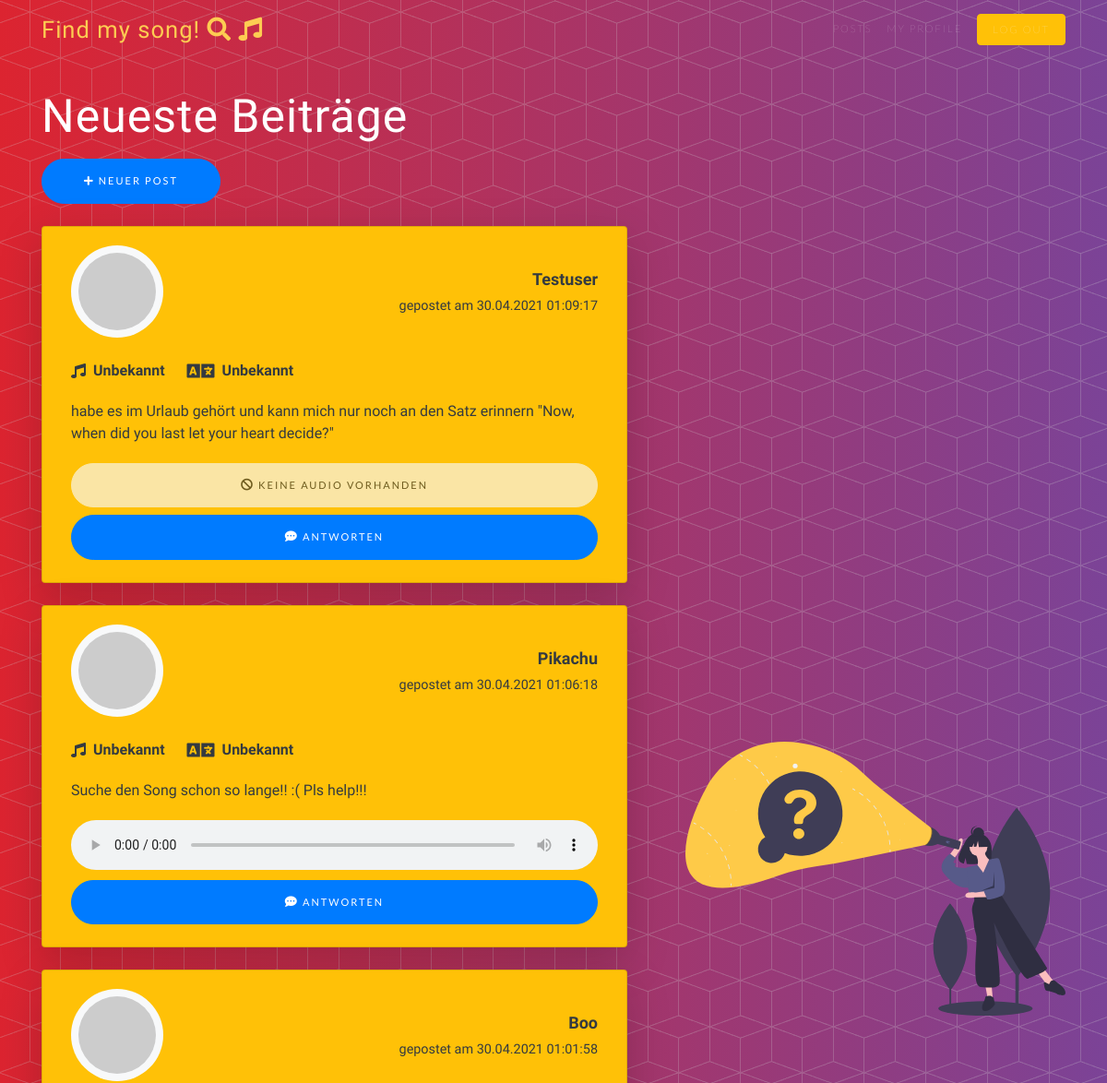
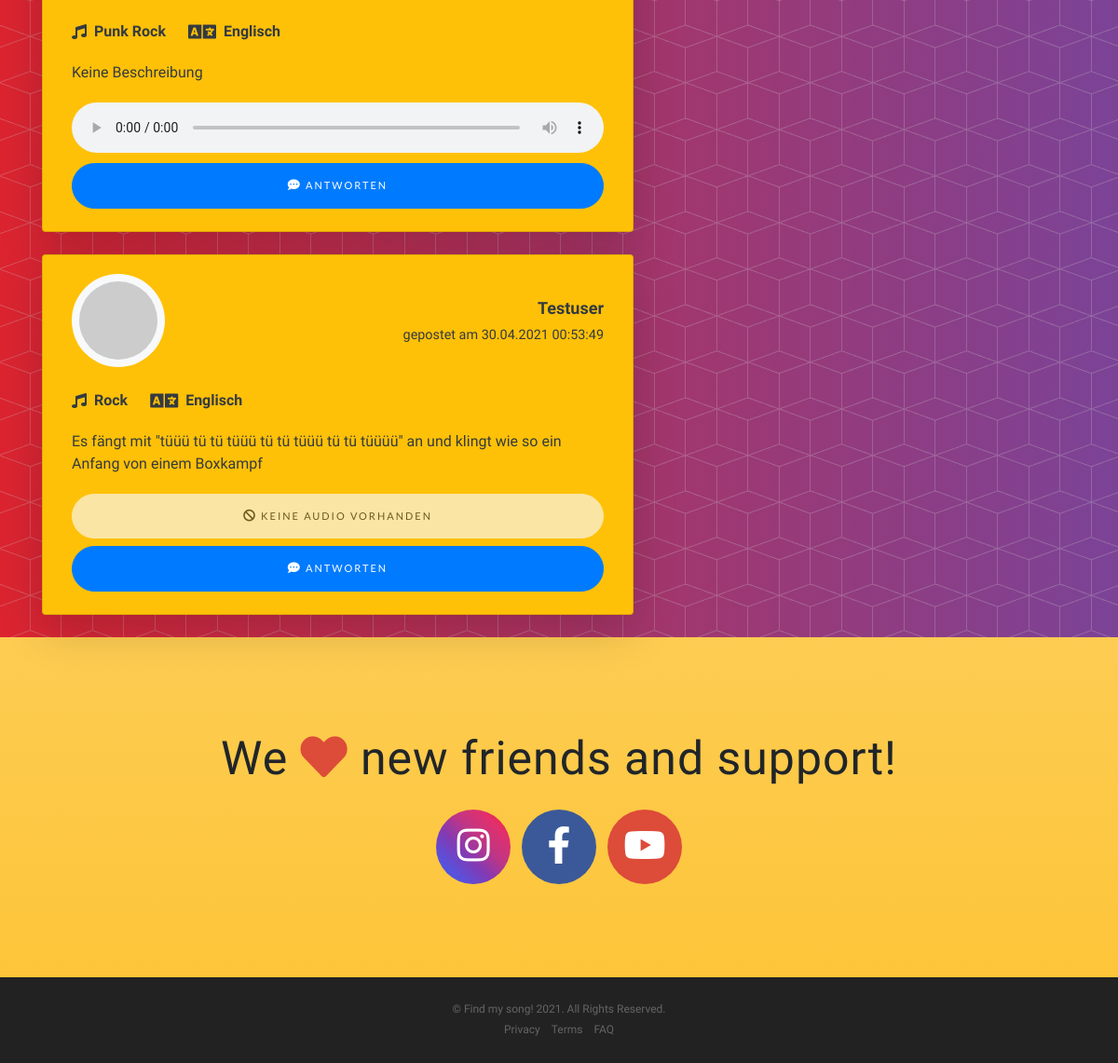
Page /forum (signed in) on the committed database (2 pictures, top to bottom).
### tables this page shows
CREATE TABLE `posts` (
  `id` int(11) NOT NULL,
  `description` text NOT NULL,
  `genre` varchar(255) NOT NULL,
  `language` varchar(255) NOT NULL,
  `audio_filename` varchar(255) NOT NULL,
  `post_date` datetime NOT NULL DEFAULT current_timestamp(),
  `username` varchar(255) NOT NULL
);

### model/Db.php (called while the page is built, shortened)
<?php
  class Db {
    protected $dbHost = 'localhost';
    protected $dbUser = 'root';
    protected $dbPass = '';
    protected $dbName = 'findmysong';
    protected $dbHandler, $dbStmt;
    public function __construct() {
      $Dsn = "mysql:host=" . $this->dbHost . ';dbname=' . $this->dbName;
      $Options = array(
        PDO::ATTR_PERSISTENT => true,
        PDO::ATTR_ERRMODE => PDO::ERRMODE_EXCEPTION
      );
      try {
        $this->dbHandler = new PDO($Dsn, $this->dbUser, $this->dbPass, $Options);
      } catch (Exception $e) {
        var_dump('Database connection failed: ' . $e->getMessage());
      }
    }
    public function query($query) {
      $this->dbStmt = $this->dbHandler->prepare($query);
    }
    public function execute()
    {
      $this->dbStmt->execute();
      return true;
    }
    public function fetchAll() {
      $this->execute();
      return $this->dbStmt->fetchAll(PDO::FETCH_ASSOC);
    }
  }
 ?>

### controller/Forum.php (called while the page is built, shortened)
<?php
  require_once('./model/ForumModel.php');
  class Forum extends Controller {
    private $forumModel;
    public function __construct() {
      $this->forumModel = new ForumModel();
    }
    public function getPosts() :array {
      return $this->forumModel->fetchPosts();
    }
  }
 ?>

### model/ForumModel.php (called while the page is built)
<?php
    require_once(__dir__ . '/Db.php');
    class ForumModel extends Db {
      public function fetchPosts() :array
      {
        $this->query("SELECT * FROM `posts` ORDER BY `id` DESC");
        $this->execute();
        $Posts = $this->fetchAll();
        if (count($Posts) > 0) {
          $Response = array(
            'status' => true,
            'data' => $Posts
          );
          return $Response;
        }
        $Response = array(
          'status' => false,
          'data' => []
        );
        return $Response;
      }
    }
 ?>

### forum.php (the view, shortened to what this page needs)
<?php
require_once('./controller/Forum.php');
$Forum = new Forum();
$Posts = $Forum->getPosts();
?>
<!DOCTYPE html>
<html lang="en">
<head>
</head>
<body id="page-top">
    <?php include("includes/nav_forum.inc.php")?>
    <header class="masthead" id="masthead-posts">
        <div class="container h-100 pt-5">
            <div class="row h-100">
                <div class="col-lg-7 my-auto">
                    <div class="header-content mx-auto mt-5">
                        <h1>Neueste Beiträge</h1>
                        <a href="create_post" class="btn btn-primary btn-xl mt-2 mb-4"><i class="fas fa-plus"></i> Neuer Post</a>
                        <div class="row">
                            <?php if ($Posts['status']) : ?>
                                <?php foreach ($Posts['data'] as $post) : ?>
                                    <div class="col-12">
                                        <div class="card shadow-lg p-3 mb-4 rounded bg-warning text-dark">
                                            <div class="container">
                                                <div class="row mb-4 mt-1 avatar-center">
                                                    <div class="col user_profilepic text-left">
                                                        <img id="profilepic" class="bg-light rounded-circle p-2" src="https://robohash.org/<?php echo $post['username']?>.png?set=set4" alt="kitty user profilepic">
                                                    </div>
                                                    <div class="col post_user_date text-right">
                                                        <p><strong><?php echo ucwords($post['username']); ?></strong></p>
                                                        <p><small>gepostet am <?php echo date("d.m.Y H:i:s", strtotime($post['post_date'])); ?></small></p>
                                                    </div>
                                                </div>
                                                <div class="row">
                                                    <div class="col post_genre_language">
                                                        <p><i class="fas fa-music pr-2"></i> <strong><?php echo ucwords($post['genre']); ?></strong> <i class="fas fa-language pr-2 pl-4"></i> <strong><?php echo ucwords($post['language']); ?></strong></p>
                                                    </div>
                                                </div>
                                                <div class="post_description">
                                                    <p><?php echo $post['description']; ?></p>
                                                </div>
                                                <?=$post['audio_filename'] != "" ?  "<audio class=\"post_audio mb-1\" src=\" " . $post['audio_filename'] . "\" controls></audio>" : "<button type=\"button\" class=\"btn btn-light btn-xl btn-block mb-2 \" disabled><i class=\"fas fa-ban\"></i> Keine Audio vorhanden</button>" ?>
                                                <a href="post?id=<?=$post['id']?>" class="btn btn-primary btn-xl btn-block mb-2"><i class="fas fa-comment-dots"></i> Antworten</a>
                                            </div>
                                        </div>
                                    </div>
                                <?php endforeach; ?>
                            <?php endif; ?>
                        </div>
                    </div>
                </div>
                <div class="col-lg-5 my-auto pl-5">
                    <img src="assets/img/searching_illustration.svg" alt="a girl with a flashlight searching for something illustration"
                        class="img-fluid">
                </div>
            </div>
        </div>
    </header>
    <?php include("includes/socialmedia.inc.php")?>
    <?php include("includes/footer.inc.php")?>
</body>
</html>

### includes/nav_forum.inc.php (shortened to what this page needs)
<nav class="navbar navbar-expand-lg navbar-light fixed-top logo" id="mainNav">
    <div class="container">
        <a class="navbar-brand js-scroll-trigger" id="logo" href="forum#page-top">Find my song! <i class="fas fa-search"></i>
            <i class="fas fa-music"></i></a>
        <div class="collapse navbar-collapse" id="navbarResponsive">
            <ul class="navbar-nav ml-auto">
                <li class="nav-item">
                    <a class="nav-link js-scroll-trigger" href="forum#page-top">Posts</a>
                </li>
                <li class="nav-item">
                    <a class="nav-link js-scroll-trigger mr-2" href="myprofile#page-top">My Profile</a>
                </li>
                <li class="nav-item">
                    <a class="nav-link js-scroll-trigger border border-warning bg-warning rounded text-light px-3"
                        href="logout">Log Out</a>
                </li>
            </ul>
        </div>
    </div>
</nav>

### includes/socialmedia.inc.php
<section class="contact bg-primary" id="social-media">
    <div class="container">
      <h2>We
        <i class="fas fa-heart"></i>
        new friends and support!
      </h2>
      <ul class="list-inline list-social">
        <li class="list-inline-item social-instagram">
          <a href="https://www.instagram.com" target="_blank">
            <i class="fab fa-instagram"></i>
          </a>
        </li>
        <li class="list-inline-item social-facebook">
          <a href="https://www.facebook.com" target="_blank">
            <i class="fab fa-facebook-f"></i>
          </a>
        </li>
        <li class="list-inline-item social-youtube">
          <a href="https://www.youtube.com" target="_blank">
            <i class="fab fa-youtube"></i>
          </a>
        </li>
      </ul>
    </div>
  </section>

### includes/footer.inc.php
<footer>
    <div class="container">
      <p>&copy; Find my song! <?php echo date("Y"); ?>. All Rights Reserved.</p>
      <ul class="list-inline">
        <li class="list-inline-item">
          <a href="javascript:void(0)">Privacy</a>
        </li>
        <li class="list-inline-item">
          <a href="javascript:void(0)">Terms</a>
        </li>
        <li class="list-inline-item">
          <a href="javascript:void(0)">FAQ</a>
        </li>
      </ul>
    </div>
  </footer>

### rows in the picture
posts: username "Testuser", post_date "30.04.2021 01:09:17", genre "Unbekannt", language "Unbekannt", description "habe es im Urlaub gehört und kann mich nur noch an den Satz erinnern \"Now, when did you last let your heart decide?\"", audio_filename "KEINE AUDIO VORHANDEN"
posts: username "Pikachu", post_date "30.04.2021 01:06:18", genre "Unbekannt", language "Unbekannt", description "Suche den Song schon so lange!! :( Pls help!!!"
posts: username "Boo", post_date "30.04.2021 01:01:58", genre "Punk Rock", language "Englisch", description "Keine Beschreibung"
posts: username "Testuser", post_date "30.04.2021 00:53:49", genre "Rock", language "Englisch", description "Es fängt mit \"tüüü tü tü tüüü tü tü tüüü tü tü tüüüü\" an und klingt wie so ein Anfang von einem Boxkampf", audio_filename "KEINE AUDIO VORHANDEN"
